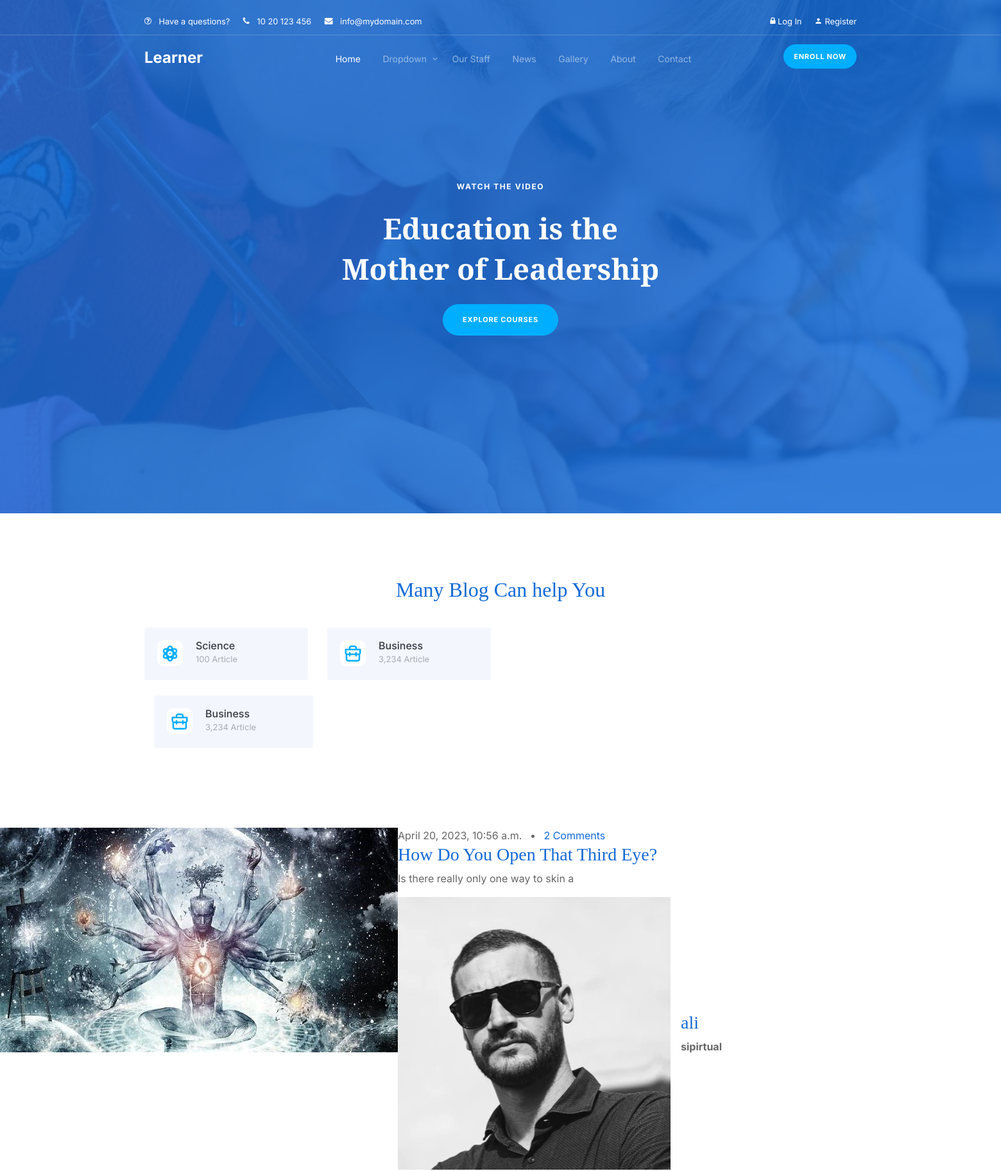
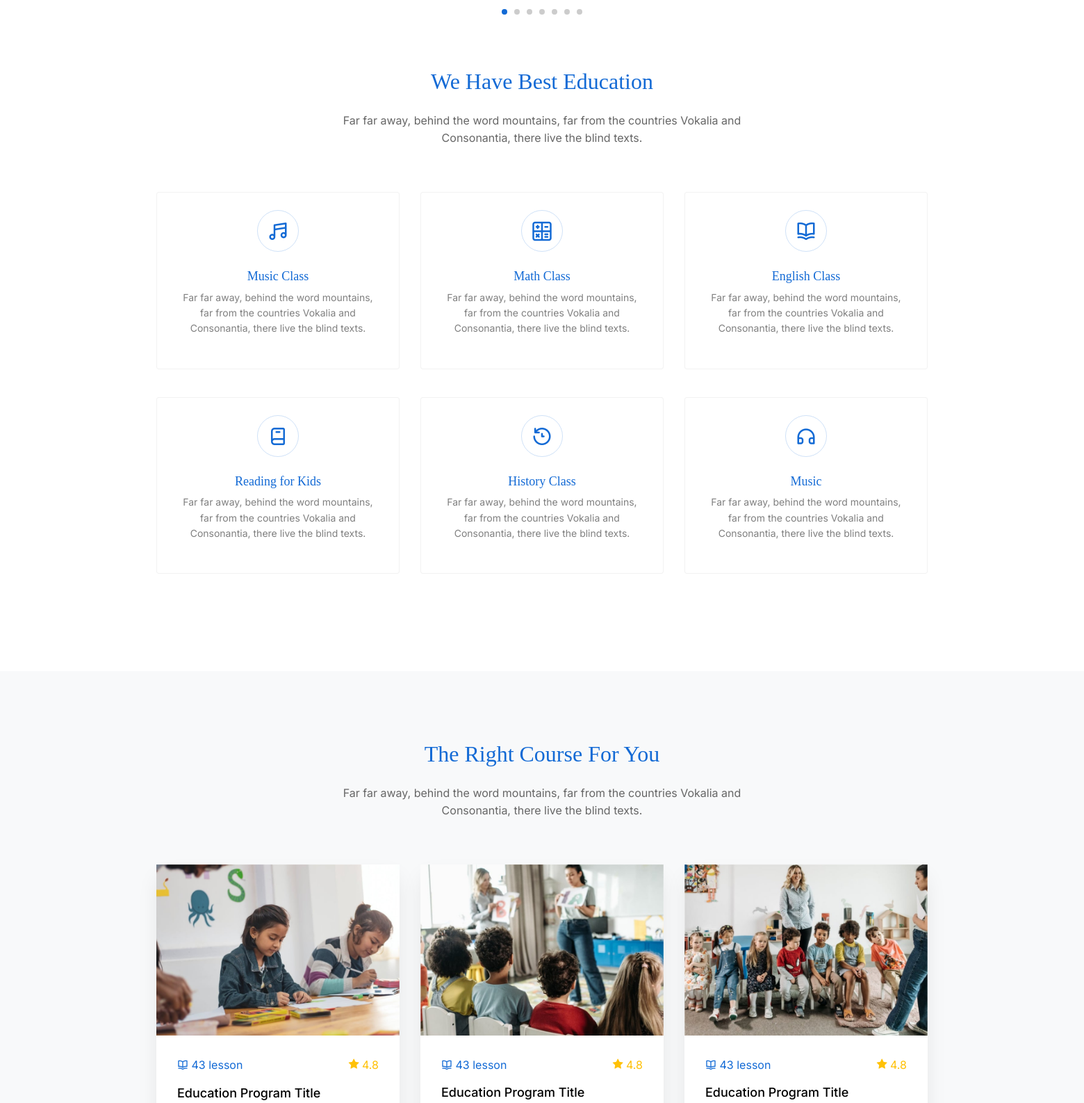
The page / (upper part) on the database its author committed (2 pictures, top to bottom).
### blog/models.py (models this page shows, shortened)
class Blog(models.Model):
    title = models.CharField( max_length=255)
    post_type=models.CharField(max_length= 30)
    description = models.TextField( null= True , blank=True , max_length=300)
    image = models.ImageField(upload_to= 'images' ,blank=True , default='images/gal_6.jpg')
    created_at = models.DateTimeField(auto_now=True)
    user=models.ForeignKey(User,on_delete=models.CASCADE ,null=True ,blank=True )
    class Meta:
        ordering = ['-created_at']

### academy/views.py (the view)
# urls.py: path('',views.index, name= "index" ),
def index(request):
     context={'posts':Blog.objects.all(),
               'last_five_post':Blog.objects.all().order_by('-id')[:5],
               'last_four_post':Blog.objects.all().order_by('-id')[:4]  }
     return render(request, 'index.html', context=context)

### academy/templates/index.html (shortened to what this page needs)
{% extends 'base.html' %}
{% load static %}
{% block content %}
<body>
  <div class="untree_co-hero overlay" style="background-image: url({% static 'images/hero-img-1-min.jpg' %});">
    <div class="container">
      <div class="row align-items-center justify-content-center">
        <div class="col-12">
          <div class="row justify-content-center ">
            <div class="col-lg-6 text-center ">
              <a href="#" href="https://vimeo.com/342333493" data-fancybox data-aos="fade-up" data-aos-delay="0" class="caption mb-4 d-inline-block">Watch the video</a>
              <h1 class="mb-4 heading text-white" data-aos="fade-up" data-aos-delay="100">Education is the Mother of Leadership</h1>
              <p class="mb-0" data-aos="fade-up" data-aos-delay="300"><a href="#" class="btn btn-secondary">Explore courses</a></p>
            </div>
          </div>
        </div>
      </div>
    </div>
  </div>
  <div class="untree_co-section">
    <div class="container">
      <div class="row justify-content-center mb-3">
        <div class="col-lg-7 text-center" data-aos="fade-up" data-aos-delay="0">
          <h2 class="line-bottom text-center mb-4">Many Blog Can help You </h2>
        </div>
      </div>
      <div class="row align-items-stretch">
        <div class="col-sm-6 col-md-6 col-lg-3 mb-4" data-aos="fade-up" data-aos-delay="0">
          <a href="{% url 'blog' %}" class="category d-flex align-items-start h-100">
            <div>
              <i class="uil uil-atom"></i>
            </div>
            <div>
              <h3>Science</h3>
              <span>100 Article</span>
            </div>
          </a>
        </div>
        <div class="col-sm-6 col-md-6 col-lg-3 mb-4" data-aos="fade-up" data-aos-delay="100">
          <a href="{% url 'blog' %}" class="category d-flex align-items-start h-100">
            <div>
              <i class="uil uil-briefcase"></i>
            </div>
            <div>
              <h3>Business</h3>
              <span>3,234 Article</span>
            </div>
          </a>
        </div>
    </div>
    <div class="col-sm-6 col-md-6 col-lg-3 mb-4" data-aos="fade-up" data-aos-delay="100">
      <a href="{% url 'blog' %}" class="category d-flex align-items-start h-100">
        <div>
          <i class="uil uil-briefcase"></i>
        </div>
        <div>
          <h3>Business</h3>
          <span>3,234 Article</span>
        </div>
      </a>
    </div>
</div>
  </div>
  <div class="main-slider owl-single owl-carousel">
    {% if last_five_post %}
    {% for item in last_five_post %}
    <div class="huge-article d-md-flex">
      <div class="img-wrap">
        <a href="{% url 'show' item.id %}"><img src="{{item.image.url}}" alt="Image" class="img-fluid"></a>
      </div>
      <div class="text-wrap">
        <div class="meta`">
          <span class="d-inline-block">{{item.created_at}}</span>
          <span class="mx-2">&bullet;</span>
          <span><a href="#">2 Comments</a></span>
        </div>
        <h3><a href="#">{{ item.title}}</a></h3>
        <p>{{item.description| truncatechars:100 }}</p>
        <div class="author d-flex align-items-center">
          <div class="img mr-3">
            <img src="images/person_1.jpg" alt="Image" class="img-fluid">
          </div>
          <div class="text">
            <h3><a href="#">{{item.user}}</a></h3>
            <strong>{{item.post_type}}</strong>
          </div>
        </div>
      </div>
    </div>
{% endfor %}<br><br>
{% else %}
<h2> sorry no post  </h2>
{% endif %}
  </div>
  <div class="untree_co-section">
    <div class="container">
      <div class="row justify-content-center mb-5">
        <div class="col-lg-7 text-center" data-aos="fade-up" data-aos-delay="0">
          <h2 class="line-bottom text-center mb-4">We Have Best Education</h2>
          <p>Far far away, behind the word mountains, far from the countries Vokalia and Consonantia, there live the blind texts.</p>
        </div>
      </div>
      <div class="row">
        <div class="col-6 col-sm-6 col-md-6 col-lg-4" data-aos="fade-up" data-aos-delay="100">
          <div class="feature">
            <span class="uil uil-music"></span>
            <h3>Music Class</h3>
            <p>Far far away, behind the word mountains, far from the countries Vokalia and Consonantia, there live the blind texts.</p>
          </div>
        </div>
        <div class="col-6 col-sm-6 col-md-6 col-lg-4" data-aos="fade-up" data-aos-delay="200">
          <div class="feature">
            <span class="uil uil-calculator-alt"></span>
            <h3>Math Class</h3>
            <p>Far far away, behind the word mountains, far from the countries Vokalia and Consonantia, there live the blind texts.</p>
          </div>
        </div>
        <div class="col-6 col-sm-6 col-md-6 col-lg-4" data-aos="fade-up" data-aos-delay="300">
          <div class="feature">
            <span class="uil uil-book-open"></span>
            <h3>English Class</h3>
            <p>Far far away, behind the word mountains, far from the countries Vokalia and Consonantia, there live the blind texts.</p>
          </div>
        </div>
        <div class="col-6 col-sm-6 col-md-6 col-lg-4" data-aos="fade-up" data-aos-delay=100">
          <div class="feature">
            <span class="uil uil-book-alt"></span>
            <h3>Reading for Kids</h3>
            <p>Far far away, behind the word mountains, far from the countries Vokalia and Consonantia, there live the blind texts.</p>
          </div>
        </div>
        <div class="col-6 col-sm-6 col-md-6 col-lg-4" data-aos="fade-up" data-aos-delay="200">
          <div class="feature">
            <span class="uil uil-history"></span>
            <h3>History Class</h3>
            <p>Far far away, behind the word mountains, far from the countries Vokalia and Consonantia, there live the blind texts.</p>
          </div>
        </div>
        <div class="col-6 col-sm-6 col-md-6 col-lg-4" data-aos="fade-up" data-aos-delay="300">
          <div class="feature">
            <span class="uil uil-headphones"></span>
            <h3>Music</h3>
            <p>Far far away, behind the word mountains, far from the countries Vokalia and Consonantia, there live the blind texts.</p>
          </div>
        </div>
      </div>
    </div>
  </div>
  <div class="untree_co-section bg-light">
    <div class="container">
      <div class="row justify-content-center mb-5">
        <div class="col-lg-7 text-center" data-aos="fade-up" data-aos-delay="0">
          <h2 class="line-bottom text-center mb-4">The Right Course For You</h2>
          <p>Far far away, behind the word mountains, far from the countries Vokalia and Consonantia, there live the blind texts.</p>
        </div>
      </div>
      <div class="row">
        <div class="col-12 col-sm-6 col-md-6 col-lg-4 mb-4 mb-lg-0">
          <div class="custom-media">
            <a href="#"><img src="{% static 'images/img-school-1-min.jpg' %}" alt="Image" class="img-fluid"></a>
            <div class="custom-media-body">
              <div class="d-flex justify-content-between pb-3">
                <div class="text-primary"><span class="uil uil-book-open"></span> <span>43 lesson</span></div>
                <div class="review"><span class="icon-star"></span> <span>4.8</span></div>
              </div>
              <h3>Education Program Title</h3>
            </div>
          </div>
        </div>
        <div class="col-12 col-sm-6 col-md-6 col-lg-4 mb-4 mb-lg-0">
          <div class="custom-media">
            <a href="#"><img src="{% static 'images/img-school-2-min.jpg' %}" alt="Image" class="img-fluid"></a>
            <div class="custom-media-body">
              <div class="d-flex justify-content-between pb-3">
                <div class="text-primary"><span class="uil uil-book-open"></span> <span>43 lesson</span></div>
                <div class="review"><span class="icon-star"></span> <span>4.8</span></div>
              </div>
              <h3>Education Program Title</h3>
            </div>
          </div>
        </div>
        <div class="col-12 col-sm-6 col-md-6 col-lg-4 mb-4 mb-lg-0">
          <div class="custom-media">
            <a href="#"><img src="{% static 'images/img-school-3-min.jpg' %}" alt="Image" class="img-fluid"></a>
            <div class="custom-media-body">
              <div class="d-flex justify-content-between pb-3">
                <div class="text-primary"><span class="uil uil-book-open"></span> <span>43 lesson</span></div>
                <div class="review"><span class="icon-star"></span> <span>4.8</span></div>
              </div>
              <h3>Education Program Title</h3>
            </div>
          </div>
        </div>
      </div>
    </div>
  </div>
</body>
  </html>
  {% endblock %}

### static/css/style.css (style rules this page uses)
body { font-family: "Inter", sans-serif; line-height: 1.6; background-color: #ffffff; overflow-x: hidden; font-size: 16px; color: #666; }
body:before { content: ""; position: fixed; top: 0; left: 0; z-index: 99; right: 0; bottom: 0; background: rgba(0, 0, 0, 0.2); opacity: 0; visibility: hidden; -webkit-transition: .3s all ease; -o-transition: .3s all ease; transition: .3s all ease; }
a { color: #136ad5; -webkit-transition: .3s all ease; -o-transition: .3s all ease; transition: .3s all ease; }
.text-primary { color: #136ad5 !important; }
h1, .h1, h2, .h2, h3, .h3, h4, .h4 { font-family: "Display Playfair", serif; color: #black; }
.btn { padding-top: 15px; padding-bottom: 15px; padding-left: 30px; padding-right: 30px; border-radius: 30px; font-size: 11px; text-transform: uppercase; font-weight: 700; letter-spacing: .05rem; }
.btn.btn-secondary { background: #00aeff; border-color: #00aeff; }
.untree_co-hero, .bg-img { background-size: cover; background-position: center center; background-repeat: no-repeat; position: relative; }
.untree_co-hero.overlay, .bg-img.overlay { position: relative; }
.untree_co-hero.overlay:before, .bg-img.overlay:before { position: absolute; content: ""; top: 0; left: 0; right: 0; bottom: 0; background: rgba(19, 106, 213, 0.85); z-index: -0; }
.untree_co-hero > .container, .bg-img > .container { position: relative; z-index: 2; }
.untree_co-hero, .untree_co-hero > .container > .row, .bg-img, .bg-img > .container > .row { height: 100vh; min-height: 650px; }
.untree_co-hero .caption, .bg-img .caption { text-transform: uppercase; color: #ffffff; font-size: 12px; font-weight: 700; letter-spacing: .1rem; }
.untree_co-hero .heading, .bg-img .heading { font-size: 45px; font-weight: 700; line-height: 1.4; }
.untree_co-section { padding: 100px 0; position: relative; }
.feature { margin-bottom: 40px; border: 1px solid rgba(0, 0, 0, 0.05); background: #ffffff; padding: 30px; border-radius: 4px; text-align: center; }
.feature [class^="flaticon-"], .feature [class^="icon-"], .feature [class^="uil uil-"] { position: relative; margin-bottom: 30px; font-size: 30px; color: #136ad5; width: 50px; height: 50px; line-height: 50px; display: inline-block; border-radius: 50%; text-align: center; }
.feature [class^="flaticon-"]:after, .feature [class^="icon-"]:after, .feature [class^="uil uil-"]:after { content: ""; position: absolute; width: 60px; height: 60px; left: -5px; top: -5px; border-radius: 50%; border: 1px solid rgba(19, 106, 213, 0.2); }
.feature h3 { font-size: 18px; color: #136ad5; }
.feature p { font-size: 14px; color: rgba(0, 0, 0, 0.5) !important; }
.line-bottom { position: relative; padding-bottom: 0px; color: #136ad5; }
.line-bottom:before { display: none; content: ""; position: absolute; width: 40px; height: 3px; background: #ec661f; bottom: 0; }
.line-bottom.text-center:before { left: 50%; -webkit-transform: translateX(-50%); -ms-transform: translateX(-50%); transform: translateX(-50%); }
.category { display: inline-block; padding: 20px; background: rgba(19, 106, 213, 0.05); border-radius: 4px; text-decoration: none !important; }
.category, .category h3, .category span { -webkit-transition: .3s all ease; -o-transition: .3s all ease; transition: .3s all ease; }
.category h3 { font-family: "Inter", sans-serif; margin: 0; font-size: 16px; line-height: 1; color: #343a40; }
.category span { font-size: 13px; color: rgba(52, 58, 64, 0.4); }
.category .uil { text-align: center; display: inline-block; color: #00aeff; width: 40px; height: 40px; border-radius: 10px; margin-right: 20px; background: #ffffff; font-size: 30px; line-height: 40px; }
.custom-media { background: #ffffff; -webkit-box-shadow: 0 15px 30px -5px rgba(0, 0, 0, 0.1); box-shadow: 0 15px 30px -5px rgba(0, 0, 0, 0.1); }
.custom-media h3 { font-family: "Inter", sans-serif; font-size: 18px; color: #000000; }
.custom-media .review { color: #ffc107; }
.custom-media .custom-media-body { padding: 30px; }

### rows shown on the page
Blog: image (picture), created_at "April 20, 2023, 10:56 a.m.", title "How Do You Open That Third Eye?", description "Is there really only one way to skin a", user "ali", post_type "sipirtual"
